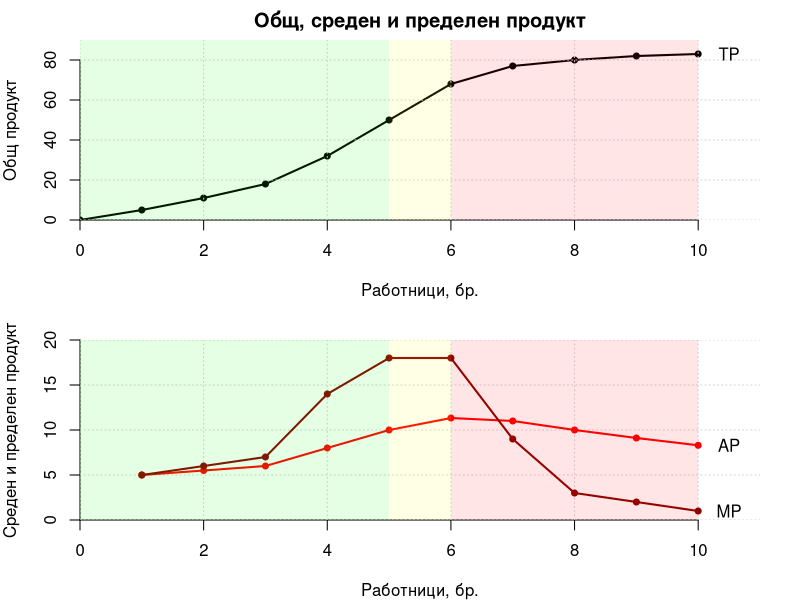

This figure's R source:
## ---- chunk 1
knitr::opts_chunk$set(fig.width = 8, fig.height = 6,
                      fig.path = "figure/",
                      echo = FALSE, warning = FALSE, 
                      message = FALSE)
## ---- chunk 2
prcompDF <- read.csv("data/production-competition.csv")
par(mfrow = c(2,1), mar = c(4,4,2,2))
plot(x = c(0, prcompDF$L), y = c(0, prcompDF$TP), 
     xaxs = "i", yaxs = "i", bty = "n", type = "o", 
     lwd = 2, pch = 20,
     xlab = "Работници, бр.", ylab = "Общ продукт",
     xlim = c(0,11), ylim = c(0,90))
title(main = "Общ, среден и пределен продукт")
grid()
text(10.5,83, "TP")
rect(0,0,5,90, col = adjustcolor("green", alpha.f = 0.1), border = "transparent")
rect(5,0,6,90, col = adjustcolor("yellow", alpha.f = 0.1), border = "transparent")
rect(6,0,10,90, col = adjustcolor("red", alpha.f = 0.1), border = "transparent")
plot(x = prcompDF$L, y = prcompDF$TP, 
     xaxs = "i", yaxs = "i", bty = "n", type = "n", 
     xlab = "Работници, бр.", ylab = "Среден и пределен продукт",
     xlim = c(0,11), ylim = c(0,20))
grid()
lines(x = prcompDF$L, y = prcompDF$AP, 
      lwd = 2, col = "red", type = "o", pch = 20)
lines(x = prcompDF$L, y = prcompDF$MP,
      lwd = 2, col = "darkred", type = "o", pch = 20)
text(10.5,8.3, "AP")
text(10.5,1, "MP")
rect(0,0,5,20, col = adjustcolor("green", alpha.f = 0.1), border = "transparent")
rect(5,0,6,20, col = adjustcolor("yellow", alpha.f = 0.1), border = "transparent")
rect(6,0,10,20, col = adjustcolor("red", alpha.f = 0.1), border = "transparent")


